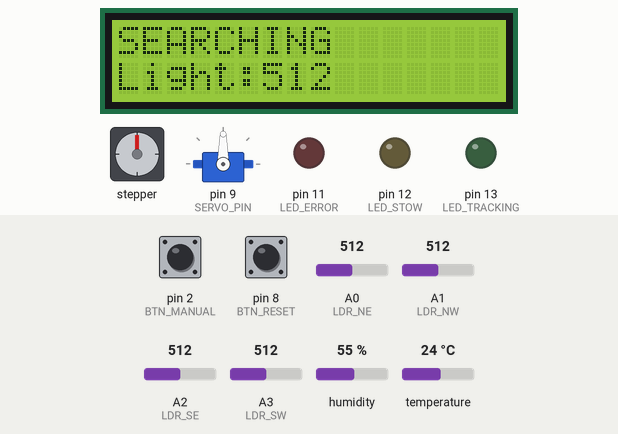
Simulated run of this sketch. Board: Arduino Mega 2560, built with avr-gcc and run on an emulated ATmega2560. Shown: stepper motor, 16×2 character LCD, servo, output pins drawn as LEDs (lit = HIGH). Wiring (from diagram.json): stepper motor driver (200 steps per turn assumed): step pin 3; direction pin 4; enable pin 5. Inputs (shaded band) come from the test bench; at power-on: A0 (LDR_NE) = 512, pin 2 (BTN_MANUAL) HIGH, pin 8 (BTN_RESET) HIGH, A1 (LDR_NW) = 512, A2 (LDR_SE) = 512, A3 (LDR_SW) = 512, humidity 55 %, temperature 24 °C. Pins used as bus, display or sensor lines are not drawn; what the sketch prints to the serial monitor is not drawn.

Above: at 4.8 s.
4.9 s: A0 (LDR_NE) set to 607
At 6.0 s:
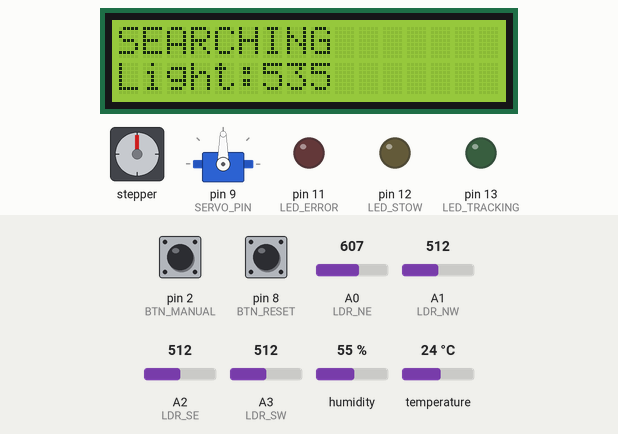
7.2 s: A0 (LDR_NE) set to 623
At 8.2 s:
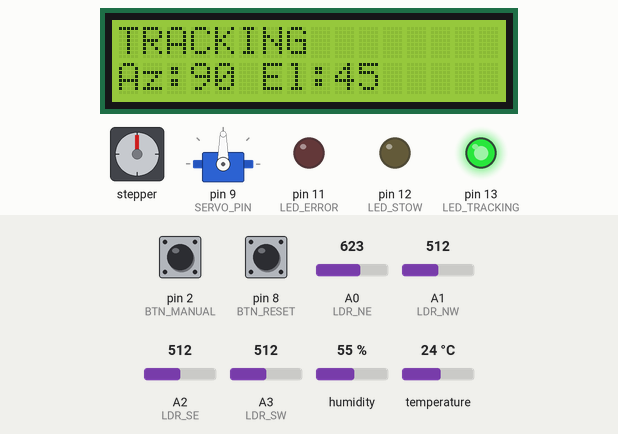
11.7 s: pin 2 (BTN_MANUAL) pulled LOW for 3.2 s
At 15.6 s:
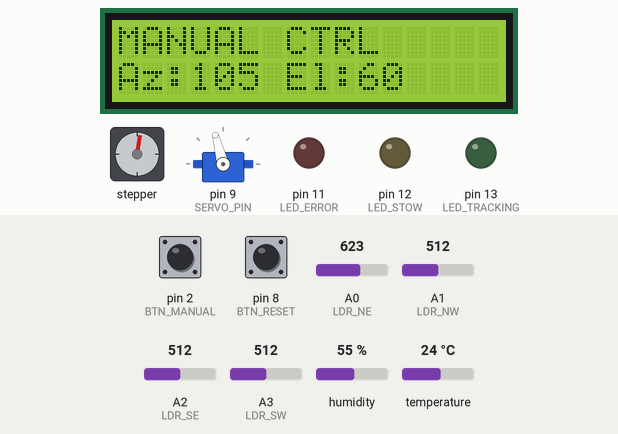
16.4 s: pin 8 (BTN_RESET) pulled LOW for 1.15 s
At 17.6 s:
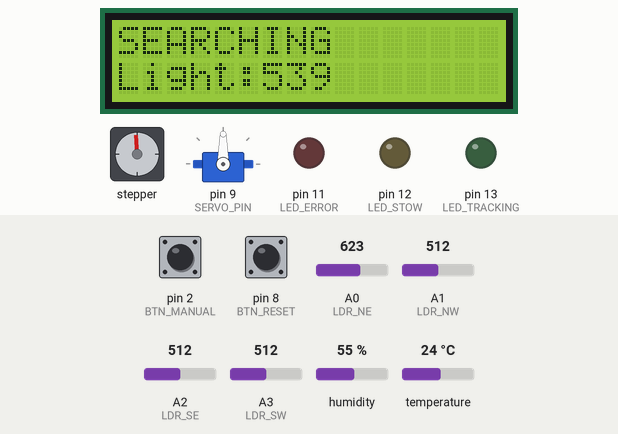
20.5 s: A1 (LDR_NW) set to 190
At 21.8 s:
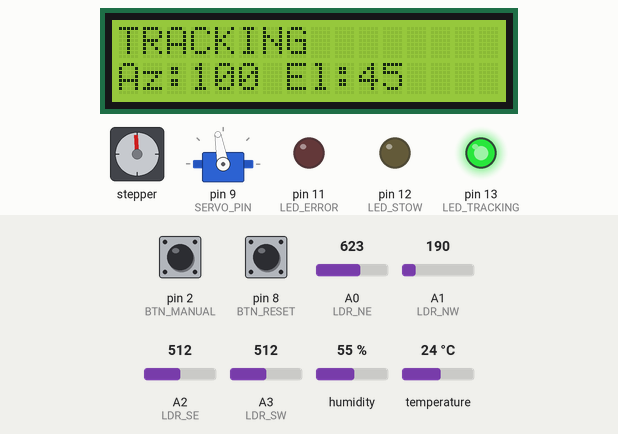
25.1 s: A1 (LDR_NW) set to 290
30.2 s: A1 (LDR_NW) set to 317
At 32.6 s:
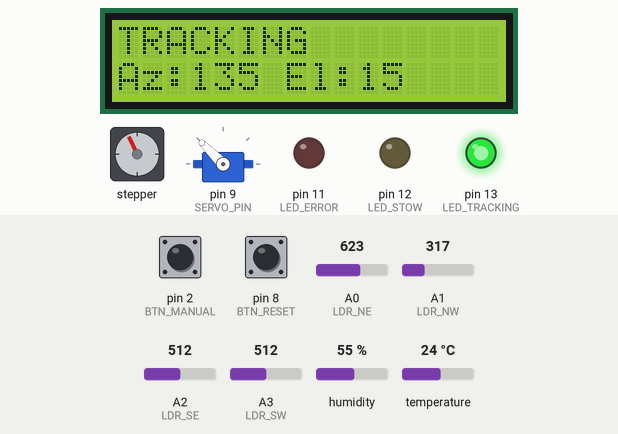
Timing chart, 0 to 40.9 s (numbered marks = the images above; inputs shaded):
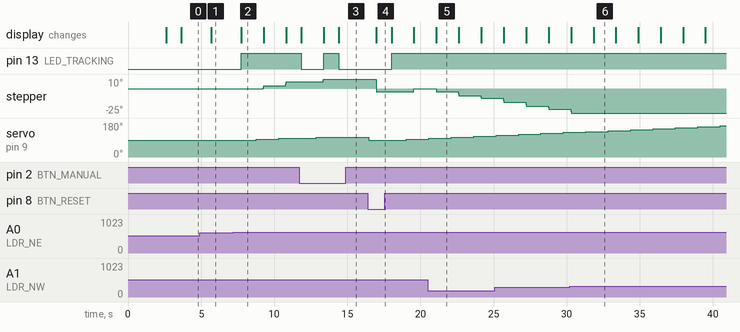

The sketch:

solar_tracker_wokwi.ino
```cpp
/*
 * =============================================================================
 * DUAL-AXIS SOLAR TRACKING SYSTEM - WOKWI SIMULATION VERSION
 * =============================================================================
 *
 * Project:      FEE 361 - Sensors and Measurements (Project 91)
 * Institution:  University of Nairobi
 * Department:   Electrical and Information Engineering
 *
 * Description:
 * Wokwi-optimized version of the dual-axis solar tracking system.
 * This version is specifically adapted for Wokwi web simulator while
 * maintaining all core functionality for Q7 simulation demonstration.
 *
 * Author:       Hilary Audi
 * Created:      October 17, 2025
 * Version:      1.0.0 (Wokwi)
 *
 * =============================================================================
 */

#include <Wire.h>
#include <LiquidCrystal_I2C.h>
#include <Servo.h>
#include <DHT.h>

// =============================================================================
// PIN DEFINITIONS
// =============================================================================

// LDR Sensors
#define LDR_NE        A0    // North-East
#define LDR_NW        A1    // North-West
#define LDR_SE        A2    // South-East
#define LDR_SW        A3    // South-West

// Weather Sensors
#define DHT_PIN       7     // DHT22 data pin
#define DHT_TYPE      DHT22

// Motor Control
#define SERVO_PIN     9     // Servo (azimuth)
#define STEP_PIN      3     // Stepper STEP
#define DIR_PIN       4     // Stepper DIR
#define ENABLE_PIN    5     // Stepper ENABLE

// Buttons
#define BTN_MANUAL    2
#define BTN_RESET     8

// LEDs
#define LED_TRACKING  13
#define LED_STOW      12
#define LED_ERROR     11

// =============================================================================
// CONSTANTS
// =============================================================================

#define LDR_THRESHOLD      50
#define DARK_THRESHOLD     100
#define TRACKING_STEP      5
#define AZIMUTH_MIN        0
#define AZIMUTH_MAX        180
#define ELEVATION_MIN      0
#define ELEVATION_MAX      90
#define HOME_AZIMUTH       90
#define HOME_ELEVATION     45
#define STOW_AZIMUTH       0
#define STOW_ELEVATION     0
#define TEMP_MAX           50.0
#define LOOP_DELAY         1000

// =============================================================================
// SYSTEM STATES
// =============================================================================

enum SystemState {
  STATE_INIT,
  STATE_SEARCHING,
  STATE_TRACKING,
  STATE_STOW,
  STATE_MANUAL,
  STATE_ERROR
};

// =============================================================================
// GLOBAL OBJECTS
// =============================================================================

LiquidCrystal_I2C lcd(0x27, 16, 2);
Servo azimuthServo;
DHT dht(DHT_PIN, DHT_TYPE);

// =============================================================================
// GLOBAL VARIABLES
// =============================================================================

SystemState currentState = STATE_INIT;
int currentAzimuth = HOME_AZIMUTH;
int currentElevation = HOME_ELEVATION;

// LDR readings
int ldrNE = 0, ldrNW = 0, ldrSE = 0, ldrSW = 0;
int avgEast = 0, avgWest = 0, avgNorth = 0, avgSouth = 0, avgTotal = 0;

// Weather
float temperature = 25.0;
float humidity = 50.0;
bool overTemp = false;

// Button states
bool manualMode = false;
unsigned long lastButtonPress = 0;

// Timing
unsigned long lastWeatherCheck = 0;
unsigned long loopStartTime = 0;

// =============================================================================
// SETUP
// =============================================================================

void setup() {
  Serial.begin(115200);
  Serial.println("=== SOLAR TRACKER INITIALIZING ===");

  // Configure pins
  pinMode(LDR_NE, INPUT);
  pinMode(LDR_NW, INPUT);
  pinMode(LDR_SE, INPUT);
  pinMode(LDR_SW, INPUT);
  pinMode(BTN_MANUAL, INPUT_PULLUP);
  pinMode(BTN_RESET, INPUT_PULLUP);
  pinMode(LED_TRACKING, OUTPUT);
  pinMode(LED_STOW, OUTPUT);
  pinMode(LED_ERROR, OUTPUT);
  pinMode(STEP_PIN, OUTPUT);
  pinMode(DIR_PIN, OUTPUT);
  pinMode(ENABLE_PIN, OUTPUT);

  // Initialize
  digitalWrite(LED_TRACKING, LOW);
  digitalWrite(LED_STOW, LOW);
  digitalWrite(LED_ERROR, LOW);
  digitalWrite(ENABLE_PIN, LOW);

  // Initialize LCD
  lcd.init();
  lcd.backlight();
  lcd.clear();
  lcd.setCursor(0, 0);
  lcd.print("Solar Tracker");
  lcd.setCursor(0, 1);
  lcd.print("Initializing...");

  // Initialize motors
  azimuthServo.attach(SERVO_PIN);
  moveServo(HOME_AZIMUTH);

  // Initialize DHT
  dht.begin();

  delay(2000);

  // Read initial sensors
  readLDRSensors();
  readWeatherSensors();

  currentState = STATE_SEARCHING;
  Serial.println("Initialization complete - SEARCHING mode");

  lcd.clear();
  lcd.setCursor(0, 0);
  lcd.print("System READY");
  lcd.setCursor(0, 1);
  lcd.print("Searching...");
  delay(1000);
}

// =============================================================================
// MAIN LOOP
// =============================================================================

void loop() {
  loopStartTime = millis();

  // Read sensors
  readLDRSensors();
  checkButtons();

  // Periodic weather check
  if (millis() - lastWeatherCheck >= 5000) {
    readWeatherSensors();
    checkWeatherConditions();
    lastWeatherCheck = millis();
  }

  // State machine
  switch (currentState) {
    case STATE_INIT:
      handleStateInit();
      break;
    case STATE_SEARCHING:
      handleStateSearching();
      break;
    case STATE_TRACKING:
      handleStateTracking();
      break;
    case STATE_STOW:
      handleStateStow();
      break;
    case STATE_MANUAL:
      handleStateManual();
      break;
    case STATE_ERROR:
      handleStateError();
      break;
  }

  // Update display
  updateLCD();
  updateStatusLEDs();

  delay(LOOP_DELAY);
}

// =============================================================================
// SENSOR READING FUNCTIONS
// =============================================================================

void readLDRSensors() {
  ldrNE = analogRead(LDR_NE);
  ldrNW = analogRead(LDR_NW);
  ldrSE = analogRead(LDR_SE);
  ldrSW = analogRead(LDR_SW);

  avgEast = (ldrNE + ldrSE) / 2;
  avgWest = (ldrNW + ldrSW) / 2;
  avgNorth = (ldrNE + ldrNW) / 2;
  avgSouth = (ldrSE + ldrSW) / 2;
  avgTotal = (ldrNE + ldrNW + ldrSE + ldrSW) / 4;

  Serial.print("LDR: NE="); Serial.print(ldrNE);
  Serial.print(" NW="); Serial.print(ldrNW);
  Serial.print(" SE="); Serial.print(ldrSE);
  Serial.print(" SW="); Serial.print(ldrSW);
  Serial.print(" | Avg="); Serial.println(avgTotal);
}

void readWeatherSensors() {
  temperature = dht.readTemperature();
  humidity = dht.readHumidity();

  if (isnan(temperature)) temperature = 25.0;
  if (isnan(humidity)) humidity = 50.0;

  Serial.print("Weather: Temp="); Serial.print(temperature);
  Serial.print("C Humidity="); Serial.print(humidity); Serial.println("%");
}

void checkButtons() {
  if (digitalRead(BTN_MANUAL) == LOW && millis() - lastButtonPress > 200) {
    manualMode = !manualMode;
    currentState = manualMode ? STATE_MANUAL : STATE_TRACKING;
    lastButtonPress = millis();
    Serial.print("Manual mode: "); Serial.println(manualMode ? "ON" : "OFF");
  }

  if (digitalRead(BTN_RESET) == LOW && millis() - lastButtonPress > 200) {
    currentState = STATE_INIT;
    lastButtonPress = millis();
    Serial.println("System RESET");
  }
}

// =============================================================================
// WEATHER PROTECTION
// =============================================================================

void checkWeatherConditions() {
  overTemp = (temperature > TEMP_MAX);

  if (overTemp && currentState != STATE_STOW) {
    Serial.println("!!! HIGH TEMPERATURE - STOWING !!!");
    currentState = STATE_STOW;
    executeStow();
  }
}

void executeStow() {
  Serial.println("Executing STOW sequence...");
  moveServo(STOW_AZIMUTH);
  moveStepper(STOW_ELEVATION);
  currentAzimuth = STOW_AZIMUTH;
  currentElevation = STOW_ELEVATION;
}

// =============================================================================
// MOTOR CONTROL
// =============================================================================

void moveServo(int angle) {
  angle = constrain(angle, AZIMUTH_MIN, AZIMUTH_MAX);
  azimuthServo.write(angle);
  currentAzimuth = angle;
  Serial.print("Servo moved to: "); Serial.println(angle);
  delay(500);
}

void moveStepper(int targetAngle) {
  targetAngle = constrain(targetAngle, ELEVATION_MIN, ELEVATION_MAX);

  int delta = targetAngle - currentElevation;
  int steps = abs(delta) * 200 / 360;

  digitalWrite(DIR_PIN, delta > 0 ? HIGH : LOW);

  for (int i = 0; i < steps; i++) {
    digitalWrite(STEP_PIN, HIGH);
    delayMicroseconds(1000);
    digitalWrite(STEP_PIN, LOW);
    delayMicroseconds(1000);
  }

  currentElevation = targetAngle;
  Serial.print("Stepper moved to: "); Serial.println(targetAngle);
}

// =============================================================================
// TRACKING ALGORITHMS
// =============================================================================

void calculateTrackingError(int &errorEW, int &errorNS) {
  errorEW = avgEast - avgWest;
  errorNS = avgNorth - avgSouth;

  Serial.print("Errors: EW="); Serial.print(errorEW);
  Serial.print(" NS="); Serial.println(errorNS);
}

void adjustAzimuth(int error) {
  int newAzimuth = currentAzimuth;

  if (error > LDR_THRESHOLD) {
    newAzimuth += TRACKING_STEP;
    Serial.println("Adjusting azimuth: Turn EAST");
  } else if (error < -LDR_THRESHOLD) {
    newAzimuth -= TRACKING_STEP;
    Serial.println("Adjusting azimuth: Turn WEST");
  }

  newAzimuth = constrain(newAzimuth, AZIMUTH_MIN, AZIMUTH_MAX);
  if (newAzimuth != currentAzimuth) {
    moveServo(newAzimuth);
  }
}

void adjustElevation(int error) {
  int newElevation = currentElevation;

  if (error > LDR_THRESHOLD) {
    newElevation += TRACKING_STEP;
    Serial.println("Adjusting elevation: Tilt UP");
  } else if (error < -LDR_THRESHOLD) {
    newElevation -= TRACKING_STEP;
    Serial.println("Adjusting elevation: Tilt DOWN");
  }

  newElevation = constrain(newElevation, ELEVATION_MIN, ELEVATION_MAX);
  if (newElevation != currentElevation) {
    moveStepper(newElevation);
  }
}

// =============================================================================
// STATE MACHINE HANDLERS
// =============================================================================

void handleStateInit() {
  Serial.println("State: INIT");
  moveServo(HOME_AZIMUTH);
  moveStepper(HOME_ELEVATION);
  currentState = STATE_SEARCHING;
}

void handleStateSearching() {
  Serial.println("State: SEARCHING");

  if (avgTotal < DARK_THRESHOLD) {
    Serial.println("Too dark - moving to STOW");
    currentState = STATE_STOW;
    executeStow();
    return;
  }

  int errorEW, errorNS;
  calculateTrackingError(errorEW, errorNS);

  if (abs(errorEW) > LDR_THRESHOLD || abs(errorNS) > LDR_THRESHOLD) {
    Serial.println("Sun found! Switching to TRACKING");
    currentState = STATE_TRACKING;
  }
}

void handleStateTracking() {
  Serial.println("State: TRACKING");

  if (avgTotal < DARK_THRESHOLD) {
    Serial.println("Too dark - moving to STOW");
    currentState = STATE_STOW;
    executeStow();
    return;
  }

  int errorEW, errorNS;
  calculateTrackingError(errorEW, errorNS);

  adjustAzimuth(errorEW);
  adjustElevation(errorNS);
}

void handleStateStow() {
  Serial.println("State: STOW");

  if (!overTemp && avgTotal > DARK_THRESHOLD) {
    static int clearCount = 0;
    clearCount++;
    if (clearCount > 3) {
      Serial.println("Conditions clear - resuming tracking");
      currentState = STATE_SEARCHING;
      clearCount = 0;
    }
  }
}

void handleStateManual() {
  Serial.println("State: MANUAL");

  if (Serial.available()) {
    char cmd = Serial.read();
    switch(cmd) {
      case 'w': case 'W':
        moveServo(currentAzimuth + 10);
        break;
      case 's': case 'S':
        moveServo(currentAzimuth - 10);
        break;
      case 'a': case 'A':
        moveStepper(currentElevation + 10);
        break;
      case 'd': case 'D':
        moveStepper(currentElevation - 10);
        break;
      case 'h': case 'H':
        moveServo(HOME_AZIMUTH);
        moveStepper(HOME_ELEVATION);
        break;
    }
  }
}

void handleStateError() {
  Serial.println("State: ERROR");
  digitalWrite(LED_ERROR, !digitalRead(LED_ERROR));
  delay(500);
}

// =============================================================================
// USER INTERFACE
// =============================================================================

void updateLCD() {
  lcd.clear();
  lcd.setCursor(0, 0);

  switch(currentState) {
    case STATE_INIT:
      lcd.print("INITIALIZING...");
      break;
    case STATE_SEARCHING:
      lcd.print("SEARCHING");
      lcd.setCursor(0, 1);
      lcd.print("Light:");
      lcd.print(avgTotal);
      break;
    case STATE_TRACKING:
      lcd.print("TRACKING");
      lcd.setCursor(0, 1);
      lcd.print("Az:");
      lcd.print(currentAzimuth);
      lcd.print(" El:");
      lcd.print(currentElevation);
      break;
    case STATE_STOW:
      lcd.print("STOW MODE");
      lcd.setCursor(0, 1);
      if (overTemp) {
        lcd.print("HIGH TEMP!");
      } else {
        lcd.print("Night mode");
      }
      break;
    case STATE_MANUAL:
      lcd.print("MANUAL CTRL");
      lcd.setCursor(0, 1);
      lcd.print("Az:");
      lcd.print(currentAzimuth);
      lcd.print(" El:");
      lcd.print(currentElevation);
      break;
    case STATE_ERROR:
      lcd.print("ERROR!");
      lcd.setCursor(0, 1);
      lcd.print("Reset required");
      break;
  }
}

void updateStatusLEDs() {
  digitalWrite(LED_TRACKING, currentState == STATE_TRACKING ? HIGH : LOW);
  digitalWrite(LED_STOW, currentState == STATE_STOW ? HIGH : LOW);
  digitalWrite(LED_ERROR, currentState == STATE_ERROR ? HIGH : LOW);
}
```

Measured:
- the behaviour switches between 613 and 614 on A0 (LDR_NE) (found by bisection; images 1 and 2)
- the behaviour switches between 300 and 301 on A1 (LDR_NW) (found by bisection; images 5 and 6)
- after the input at 4.9 s, the display: changes after 0.81 s (image 1)
- after the input at 11.7 s, pin 13 (LED_TRACKING): HIGH → LOW after 0.16 s, → HIGH 1.5 s later, → LOW 1.0 s later; the display: first changes after 0.16 s (image 3 shows a later state)
- after the input at 16.4 s, pin 13 (LED_TRACKING): LOW → HIGH after 1.6 s; stepper: turns 13° counter-clockwise in 0.02 s, then 3° clockwise in 0.02 s; servo on pin 9 (SERVO_PIN): 105° → 90° after 0.05 s, → 95° 2.6 s later; the display: changes after 0.59 s (image 4)
- after the input at 30.2 s, stepper: goes on until 30.3 s, then stays -25°
